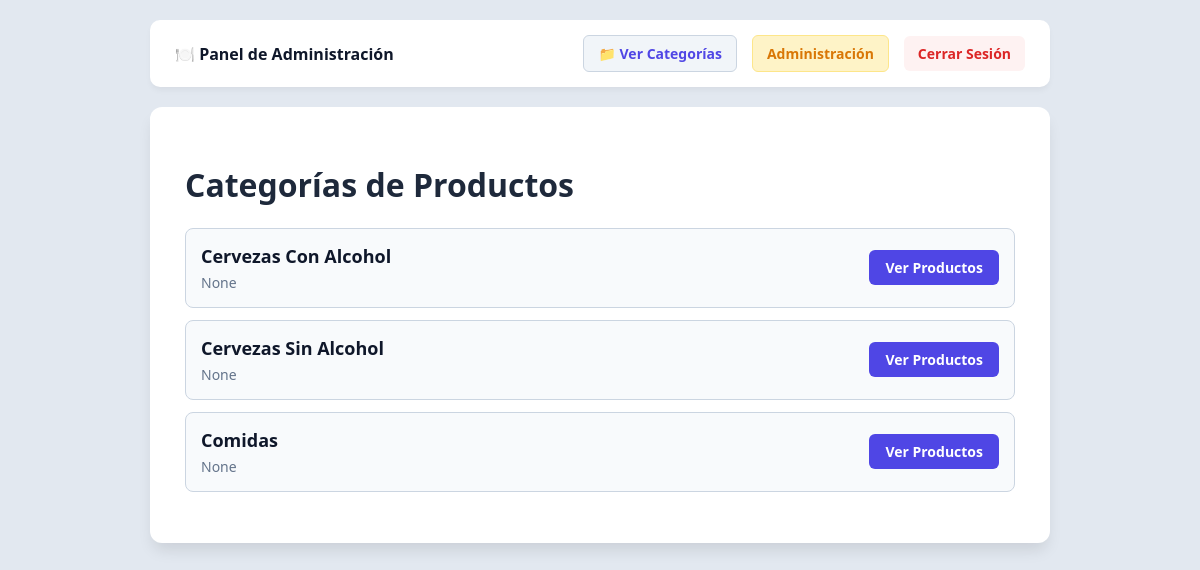
The app's page /categorias/ (signed in) with its own data.
### mi_app12/models.py (models this page shows, shortened)
class Categoria(models.Model):
    nombre = models.CharField(max_length=100)
    descripcion = models.TextField(blank=True, null=True)

### mi_app12/views.py (the view)
    def wrapper(request, *args, **kwargs):
        if 'usuario_id' not in request.session:
            return redirect('login_restaurante')
        return view_func(request, *args, **kwargs)

### mi_app12/views.py (called while the page is built)
def verificar_sesion(view_func):
    def wrapper(request, *args, **kwargs):
        if 'usuario_id' not in request.session:
            return redirect('login_restaurante')
        return view_func(request, *args, **kwargs)
    return wrapper

@verificar_sesion
def listar_categorias(request):
    categorias = Categoria.objects.all()
    ultima_categoria = request.COOKIES.get('ultima_categoria')
    return render(request, 'mi_app12/categorias.html', {
        'categorias': categorias,
        'ultima_categoria': ultima_categoria,
        'restaurante_nombre': request.session.get('restaurante_nombre'),
        'usuario_rol': request.session.get('usuario_rol')
    })

### mi_app12/templates/mi_app12/categorias.html (shortened to what this page needs)
{% extends 'mi_app12/base.html' %}
{% block content %}
<div class="container">
    <h1>Categorías de Productos</h1>
    {% if categorias %}
        <ul style="list-style: none; padding: 0; margin-top: 20px;">
            {% for categoria in categorias %}
            <li style="margin-bottom: 12px; background: #f8fafc; border: 1px solid #cbd5e1; border-radius: 8px; padding: 15px; display: flex; justify-content: space-between; align-items: center;">
                <div>
                    <strong style="font-size: 18px; color: #0f172a;">{{ categoria.nombre }}</strong>
                    <p style="margin: 5px 0 0 0; color: #64748b; font-size: 14px;">{{ categoria.descripcion }}</p>
                </div>
                <a href="{% url 'productos_categoria' categoria.id %}" style="background-color: #4f46e5; color: white; padding: 8px 16px; border-radius: 6px; text-decoration: none; font-weight: 600; font-size: 14px;">Ver Productos</a>
            </li>
            {% endfor %}
        </ul>
    {% else %}
        <p style="text-align: center; color: #64748b; padding: 30px 0;">No hay categorías disponibles actualmente.</p>
    {% endif %}
</div>
{% endblock %}

### mi_app12/templates/mi_app12/base.html (style rules this page uses)
:root { --primary-color: #4f46e5; --primary-hover: #4338ca; --bg-color: #e2e8f0; --card-bg: #ffffff; --text-color: #1e293b; --border-color: #cbd5e1; --danger-color: #dc2626; --success-color: #16a34a; }
body { font-family: 'Segoe UI', Tahoma, Geneva, Verdana, sans-serif; background-color: var(--bg-color); color: var(--text-color); margin: 0; padding: 20px; display: flex; justify-content: center; }
.container { background: var(--card-bg); padding: 35px; border-radius: 12px; box-shadow: 0 10px 15px -3px rgba(0, 0, 0, 0.1); }

### records on screen
Categoria: nombre "Cervezas Con Alcohol", descripcion "None"
Categoria: nombre "Cervezas Sin Alcohol", descripcion "None"
Categoria: nombre "Comidas", descripcion "None"

### other values on screen
{{ restaurante_nombre|default:"Restaurante" }} "Panel de Administración"
